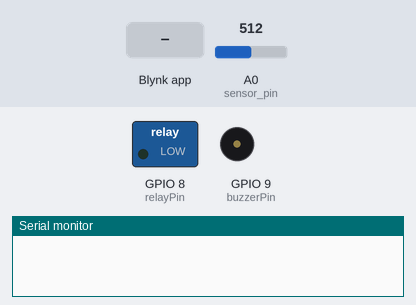
Simulated run of this sketch. Board: ESP8266 (NodeMCU). On the bench: switched loads named in the sketch (green lamp = pin HIGH), buzzer (waves = sounding, pin HIGH), the last lines printed to the serial monitor. The test bench sets the inputs (shaded band); at power-on: A0 (sensor_pin) = 512. WiFi joins after 1.5 s; servers stay silent unless stated.

Above: at 0.1 s.
At 3.0 s:
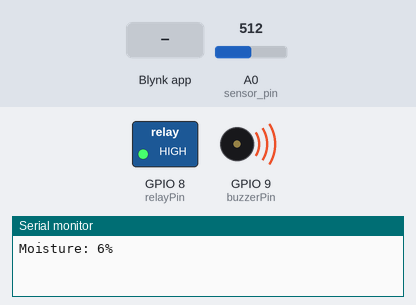
3.1 s: Blynk app writes 0 to V1
At 3.6 s:
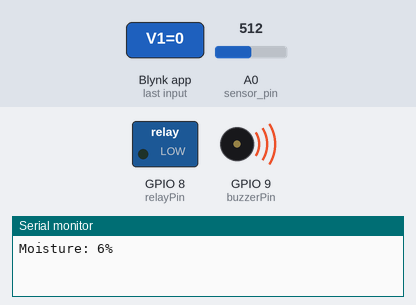
Timing chart, 0 to 6.1 s (numbered marks = the images above; inputs shaded):
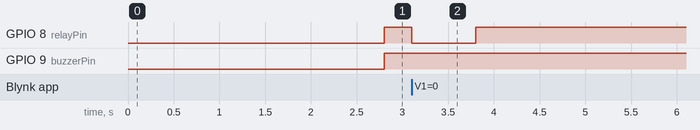

The sketch:

SIS_ESP8266.ino
```cpp
#define BLYNK_TEMPLATE_ID "TMPL3UJs3P6vH"         // Add your Blynk template ID here
#define BLYNK_TEMPLATE_NAME "SIS"     // Add your Blynk template name here

#include <ESP8266WiFi.h>
#include <BlynkSimpleEsp8266.h>

char auth[] = "SivBY5HsPLpApQqVUmOJfHAAlXArFX1i"; // Blynk auth token
char ssid[] = "JOHN   AIR  FIBER -2.4G";           // Your WiFi SSID
char pass[] = "god$143Gvm";                       // Your WiFi password

int relayPin = 8;       // Pin connected to the relay module
int buzzerPin = 9;      // Pin connected to the buzzer module
int sensor_pin = A0;    // Pin connected to the soil moisture sensor (analog pin A0)
int output_value;       // Variable to store the sensor reading

BlynkTimer timer;

void setup() {
  Serial.begin(9600);   // Initialize serial communication

  pinMode(relayPin, OUTPUT);   // Set relay pin as an output
  pinMode(buzzerPin, OUTPUT);  // Set buzzer pin as an output
  pinMode(sensor_pin, INPUT);  // Set sensor pin as an input

  Blynk.begin(auth, ssid, pass); // Initialize Blynk

  timer.setInterval(1000L, sensorCheck); // Check sensor every 1 second
}

void loop() {
  Blynk.run();
  timer.run();
}

void sensorCheck() {
  output_value = analogRead(sensor_pin);
  output_value = map(output_value, 550, 10, 0, 100);

  Serial.print("Moisture: ");
  Serial.print(output_value);
  Serial.println("%");

  if (output_value < 20 || Blynk.connected()) { // Turn on pump if moisture is low or Blynk is connected
    digitalWrite(relayPin, HIGH);
    digitalWrite(buzzerPin, HIGH);
  } else {
    digitalWrite(relayPin, LOW);
    digitalWrite(buzzerPin, LOW);
  }
}

BLYNK_WRITE(V1) { // Virtual pin 1 is for manual control from Blynk app
  int pumpState = param.asInt();
  digitalWrite(relayPin, pumpState); // Control pump based on Blynk app switch state
}
```

Measured:
- after the input at 3.1 s, GPIO 8 (relayPin): HIGH → LOW at once, → HIGH 0.70 s later
